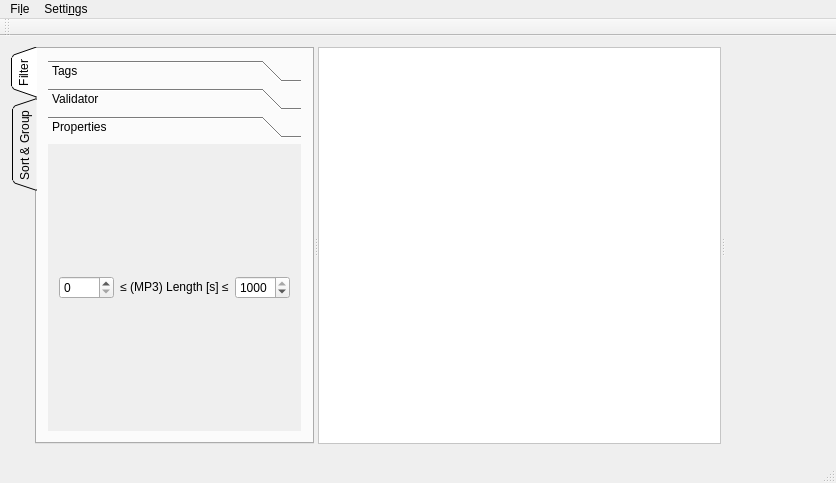
<?xml version="1.0" encoding="UTF-8"?>
<ui version="4.0">
 <class>MainWindow</class>
 <widget class="QMainWindow" name="MainWindow">
  <property name="geometry">
   <rect>
    <x>0</x>
    <y>0</y>
    <width>836</width>
    <height>483</height>
   </rect>
  </property>
  <property name="windowTitle">
   <string>MainWindow</string>
  </property>
  <property name="windowOpacity">
   <double>1.000000000000000</double>
  </property>
  <widget class="QWidget" name="centralWidget">
   <layout class="QVBoxLayout" name="verticalLayout_7" stretch="1,0">
    <item>
     <widget class="QSplitter" name="splitter">
      <property name="frameShape">
       <enum>QFrame::NoFrame</enum>
      </property>
      <property name="frameShadow">
       <enum>QFrame::Plain</enum>
      </property>
      <property name="orientation">
       <enum>Qt::Horizontal</enum>
      </property>
      <property name="handleWidth">
       <number>4</number>
      </property>
      <widget class="QTabWidget" name="sortTab">
       <property name="sizePolicy">
        <sizepolicy hsizetype="MinimumExpanding" vsizetype="MinimumExpanding">
         <horstretch>0</horstretch>
         <verstretch>0</verstretch>
        </sizepolicy>
       </property>
       <property name="tabPosition">
        <enum>QTabWidget::West</enum>
       </property>
       <property name="tabShape">
        <enum>QTabWidget::Triangular</enum>
       </property>
       <property name="currentIndex">
        <number>0</number>
       </property>
       <widget class="QWidget" name="filter">
        <attribute name="title">
         <string>Filter</string>
        </attribute>
        <layout class="QVBoxLayout" name="verticalLayout">
         <item>
          <widget class="QToolBox" name="toolBox">
           <property name="sizePolicy">
            <sizepolicy hsizetype="MinimumExpanding" vsizetype="Preferred">
             <horstretch>0</horstretch>
             <verstretch>0</verstretch>
            </sizepolicy>
           </property>
           <property name="currentIndex">
            <number>2</number>
           </property>
           <widget class="QWidget" name="tagsFilter">
            <property name="geometry">
             <rect>
              <x>0</x>
              <y>0</y>
              <width>282</width>
              <height>220</height>
             </rect>
            </property>
            <property name="sizePolicy">
             <sizepolicy hsizetype="MinimumExpanding" vsizetype="MinimumExpanding">
              <horstretch>0</horstretch>
              <verstretch>0</verstretch>
             </sizepolicy>
            </property>
            <attribute name="label">
             <string>Tags</string>
            </attribute>
            <layout class="QVBoxLayout" name="verticalLayout_3">
             <item>
              <layout class="QFormLayout" name="formLayout">
               <item row="0" column="0">
                <widget class="QLabel" name="label">
                 <property name="text">
                  <string>Title</string>
                 </property>
                </widget>
               </item>
               <item row="0" column="1">
                <widget class="QLineEdit" name="titleFilter">
                 <property name="sizePolicy">
                  <sizepolicy hsizetype="MinimumExpanding" vsizetype="Fixed">
                   <horstretch>0</horstretch>
                   <verstretch>0</verstretch>
                  </sizepolicy>
                 </property>
                </widget>
               </item>
               <item row="1" column="0">
                <widget class="QLabel" name="label_2">
                 <property name="text">
                  <string>Artist</string>
                 </property>
                </widget>
               </item>
               <item row="1" column="1">
                <widget class="QLineEdit" name="artistFilter">
                 <property name="sizePolicy">
                  <sizepolicy hsizetype="MinimumExpanding" vsizetype="Expanding">
                   <horstretch>0</horstretch>
                   <verstretch>0</verstretch>
                  </sizepolicy>
                 </property>
                </widget>
               </item>
              </layout>
             </item>
             <item>
              <layout class="QHBoxLayout" name="horizontalLayout">
               <item>
                <widget class="QSpinBox" name="minGap">
                 <property name="maximum">
                  <number>1000000</number>
                 </property>
                </widget>
               </item>
               <item>
                <widget class="QLabel" name="label_3">
                 <property name="text">
                  <string>&lt;html&gt;&lt;head/&gt;&lt;body&gt;&lt;p align=&quot;center&quot;&gt;≤ GAP [ms] ≤&lt;/p&gt;&lt;/body&gt;&lt;/html&gt;</string>
                 </property>
                </widget>
               </item>
               <item>
                <widget class="QSpinBox" name="maxGap">
                 <property name="maximum">
                  <number>1000000</number>
                 </property>
                 <property name="value">
                  <number>1000000</number>
                 </property>
                </widget>
               </item>
              </layout>
             </item>
             <item>
              <layout class="QHBoxLayout" name="horizontalLayout_2">
               <item>
                <widget class="QSpinBox" name="minBPM">
                 <property name="maximum">
                  <number>1000</number>
                 </property>
                </widget>
               </item>
               <item>
                <widget class="QLabel" name="label_4">
                 <property name="text">
                  <string>&lt;html&gt;&lt;head/&gt;&lt;body&gt;&lt;center&gt;&lt;p&gt;≤ BPM &amp;le;&lt;/p&gt;&lt;/center&gt;&lt;/body&gt;&lt;/html&gt;</string>
                 </property>
                </widget>
               </item>
               <item>
                <widget class="QSpinBox" name="maxBPM">
                 <property name="maximum">
                  <number>1000</number>
                 </property>
                 <property name="value">
                  <number>1000</number>
                 </property>
                </widget>
               </item>
              </layout>
             </item>
             <item>
              <widget class="QCheckBox" name="hasVideo">
               <property name="text">
                <string>Has Video</string>
               </property>
               <property name="tristate">
                <bool>true</bool>
               </property>
              </widget>
             </item>
             <item>
              <widget class="QCheckBox" name="hasBackground">
               <property name="text">
                <string>Has Background</string>
               </property>
               <property name="tristate">
                <bool>true</bool>
               </property>
              </widget>
             </item>
            </layout>
           </widget>
           <widget class="QWidget" name="validatorFilter">
            <property name="geometry">
             <rect>
              <x>0</x>
              <y>0</y>
              <width>258</width>
              <height>286</height>
             </rect>
            </property>
            <attribute name="label">
             <string>Validator</string>
            </attribute>
            <layout class="QVBoxLayout" name="verticalLayout_2">
             <item>
              <widget class="QCheckBox" name="missingSongtextFile">
               <property name="text">
                <string>Missing Songtext</string>
               </property>
               <property name="tristate">
                <bool>true</bool>
               </property>
              </widget>
             </item>
             <item>
              <widget class="QCheckBox" name="missingMandatoryTags">
               <property name="text">
                <string>Missing Mandatory Tags</string>
               </property>
               <property name="tristate">
                <bool>true</bool>
               </property>
              </widget>
             </item>
             <item>
              <widget class="QCheckBox" name="hasUnknownTags">
               <property name="text">
                <string>Unknown Tags</string>
               </property>
               <property name="tristate">
                <bool>true</bool>
               </property>
              </widget>
             </item>
             <item>
              <widget class="QCheckBox" name="missingMP3File">
               <property name="text">
                <string>Missing MP3</string>
               </property>
               <property name="tristate">
                <bool>true</bool>
               </property>
              </widget>
             </item>
             <item>
              <widget class="QCheckBox" name="missingCoverFile">
               <property name="text">
                <string>Missing Cover</string>
               </property>
               <property name="tristate">
                <bool>true</bool>
               </property>
              </widget>
             </item>
             <item>
              <widget class="QCheckBox" name="missingVideoFile">
               <property name="text">
                <string>Missing Video</string>
               </property>
               <property name="tristate">
                <bool>true</bool>
               </property>
              </widget>
             </item>
             <item>
              <widget class="QCheckBox" name="missingBackgroundFile">
               <property name="text">
                <string>Missing Background</string>
               </property>
               <property name="tristate">
                <bool>true</bool>
               </property>
              </widget>
             </item>
             <item>
              <widget class="QCheckBox" name="startsAt0">
               <property name="text">
                <string>Song does not start at 0</string>
               </property>
               <property name="tristate">
                <bool>true</bool>
               </property>
              </widget>
             </item>
             <item>
              <widget class="QCheckBox" name="wellFormed">
               <property name="text">
                <string>Is Well Formed</string>
               </property>
               <property name="tristate">
                <bool>true</bool>
               </property>
              </widget>
             </item>
             <item>
              <widget class="QCheckBox" name="isValid">
               <property name="text">
                <string>Is Valid</string>
               </property>
               <property name="tristate">
                <bool>true</bool>
               </property>
              </widget>
             </item>
            </layout>
           </widget>
           <widget class="QWidget" name="propertiesFilter">
            <property name="geometry">
             <rect>
              <x>0</x>
              <y>0</y>
              <width>281</width>
              <height>262</height>
             </rect>
            </property>
            <attribute name="label">
             <string>Properties</string>
            </attribute>
            <layout class="QVBoxLayout" name="verticalLayout_4">
             <item>
              <layout class="QHBoxLayout" name="horizontalLayout_3">
               <item>
                <widget class="QSpinBox" name="minLen">
                 <property name="maximum">
                  <number>1000</number>
                 </property>
                </widget>
               </item>
               <item>
                <widget class="QLabel" name="label_5">
                 <property name="text">
                  <string>&lt;html&gt;&lt;head/&gt;&lt;body&gt;&lt;p align=&quot;center&quot;&gt;≤ (MP3) Length [s] ≤&lt;/p&gt;&lt;/body&gt;&lt;/html&gt;</string>
                 </property>
                </widget>
               </item>
               <item>
                <widget class="QSpinBox" name="maxLen">
                 <property name="maximum">
                  <number>1000</number>
                 </property>
                 <property name="value">
                  <number>1000</number>
                 </property>
                </widget>
               </item>
              </layout>
             </item>
            </layout>
           </widget>
          </widget>
         </item>
        </layout>
       </widget>
       <widget class="QWidget" name="tab_2">
        <attribute name="title">
         <string>Sort &amp;&amp; Group</string>
        </attribute>
        <layout class="QVBoxLayout" name="verticalLayout_5">
         <item>
          <widget class="QGroupBox" name="sortList">
           <property name="title">
            <string>Sort by</string>
           </property>
           <property name="flat">
            <bool>true</bool>
           </property>
           <property name="checkable">
            <bool>true</bool>
           </property>
           <layout class="QVBoxLayout" name="verticalLayout_6">
            <item>
             <widget class="QCheckBox" name="reverseSort">
              <property name="text">
               <string>Descending</string>
              </property>
             </widget>
            </item>
            <item>
             <widget class="QRadioButton" name="sortTitle">
              <property name="text">
               <string>Title</string>
              </property>
              <property name="checked">
               <bool>true</bool>
              </property>
             </widget>
            </item>
            <item>
             <widget class="QRadioButton" name="sortArtist">
              <property name="text">
               <string>Artist</string>
              </property>
              <property name="checked">
               <bool>false</bool>
              </property>
             </widget>
            </item>
           </layout>
          </widget>
         </item>
         <item>
          <widget class="QGroupBox" name="groupList">
           <property name="title">
            <string>&amp;Group by</string>
           </property>
           <property name="flat">
            <bool>true</bool>
           </property>
           <property name="checkable">
            <bool>true</bool>
           </property>
           <property name="checked">
            <bool>true</bool>
           </property>
           <layout class="QVBoxLayout" name="verticalLayout_8">
            <item>
             <widget class="QComboBox" name="groupBy"/>
            </item>
           </layout>
          </widget>
         </item>
        </layout>
       </widget>
      </widget>
      <widget class="QScrollArea" name="songScroller">
       <property name="sizePolicy">
        <sizepolicy hsizetype="Expanding" vsizetype="Expanding">
         <horstretch>1</horstretch>
         <verstretch>0</verstretch>
        </sizepolicy>
       </property>
       <property name="styleSheet">
        <string notr="true">background-color: palette(light)</string>
       </property>
       <property name="widgetResizable">
        <bool>true</bool>
       </property>
       <widget class="QWidget" name="songList">
        <property name="geometry">
         <rect>
          <x>0</x>
          <y>0</y>
          <width>387</width>
          <height>394</height>
         </rect>
        </property>
        <property name="sizePolicy">
         <sizepolicy hsizetype="Expanding" vsizetype="Expanding">
          <horstretch>0</horstretch>
          <verstretch>0</verstretch>
         </sizepolicy>
        </property>
       </widget>
      </widget>
      <widget class="SongInfo" name="songDetails" native="true">
       <property name="sizePolicy">
        <sizepolicy hsizetype="Preferred" vsizetype="Preferred">
         <horstretch>0</horstretch>
         <verstretch>0</verstretch>
        </sizepolicy>
       </property>
      </widget>
     </widget>
    </item>
    <item>
     <widget class="AudioPlayer" name="musicPlayer" native="true">
      <property name="sizePolicy">
       <sizepolicy hsizetype="Preferred" vsizetype="Minimum">
        <horstretch>0</horstretch>
        <verstretch>0</verstretch>
       </sizepolicy>
      </property>
     </widget>
    </item>
   </layout>
  </widget>
  <widget class="QMenuBar" name="menuBar">
   <property name="geometry">
    <rect>
     <x>0</x>
     <y>0</y>
     <width>836</width>
     <height>30</height>
    </rect>
   </property>
   <widget class="QMenu" name="menuFIle">
    <property name="title">
     <string>Fi&amp;le</string>
    </property>
    <addaction name="separator"/>
    <addaction name="actionQuit"/>
   </widget>
   <widget class="QMenu" name="menuSettings">
    <property name="title">
     <string>Setti&amp;ngs</string>
    </property>
    <addaction name="actionSources"/>
    <addaction name="actionMidi_Output"/>
   </widget>
   <addaction name="menuFIle"/>
   <addaction name="menuSettings"/>
  </widget>
  <widget class="QToolBar" name="mainToolBar">
   <attribute name="toolBarArea">
    <enum>TopToolBarArea</enum>
   </attribute>
   <attribute name="toolBarBreak">
    <bool>false</bool>
   </attribute>
  </widget>
  <widget class="QStatusBar" name="statusBar"/>
  <action name="actionQuit">
   <property name="icon">
    <iconset theme="application-exit">
     <normaloff>.</normaloff>.</iconset>
   </property>
   <property name="text">
    <string>&amp;Quit</string>
   </property>
   <property name="shortcut">
    <string>Ctrl+Q</string>
   </property>
  </action>
  <action name="actionSources">
   <property name="icon">
    <iconset theme="folder">
     <normaloff>.</normaloff>.</iconset>
   </property>
   <property name="text">
    <string>&amp;Songdirs ...</string>
   </property>
   <property name="shortcut">
    <string>Ctrl+O</string>
   </property>
  </action>
  <action name="actionMidi_Output">
   <property name="text">
    <string>&amp;Midi Output ...</string>
   </property>
  </action>
 </widget>
 <layoutdefault spacing="6" margin="11"/>
 <customwidgets>
  <customwidget>
   <class>SongInfo</class>
   <extends>QWidget</extends>
   <header>songinfo.h</header>
   <container>1</container>
   <slots>
    <signal>seek(quint64)</signal>
    <signal>play()</signal>
    <signal>pause()</signal>
    <slot>selectionChanged()</slot>
    <slot>seekTo(quint64)</slot>
    <slot>startPlayback()</slot>
    <slot>pausePlayback()</slot>
   </slots>
  </customwidget>
  <customwidget>
   <class>AudioPlayer</class>
   <extends>QWidget</extends>
   <header>audioplayer.h</header>
   <container>1</container>
   <slots>
    <signal>seeking(quint64)</signal>
    <signal>started()</signal>
    <signal>paused()</signal>
    <slot>seek(quint64)</slot>
    <slot>play()</slot>
    <slot>pause()</slot>
   </slots>
  </customwidget>
 </customwidgets>
 <resources/>
 <connections>
  <connection>
   <sender>actionQuit</sender>
   <signal>triggered()</signal>
   <receiver>MainWindow</receiver>
   <slot>close()</slot>
   <hints>
    <hint type="sourcelabel">
     <x>-1</x>
     <y>-1</y>
    </hint>
    <hint type="destinationlabel">
     <x>340</x>
     <y>241</y>
    </hint>
   </hints>
  </connection>
  <connection>
   <sender>missingSongtextFile</sender>
   <signal>stateChanged(int)</signal>
   <receiver>MainWindow</receiver>
   <slot>filterList()</slot>
   <hints>
    <hint type="sourcelabel">
     <x>178</x>
     <y>84</y>
    </hint>
    <hint type="destinationlabel">
     <x>342</x>
     <y>119</y>
    </hint>
   </hints>
  </connection>
  <connection>
   <sender>missingMandatoryTags</sender>
   <signal>stateChanged(int)</signal>
   <receiver>MainWindow</receiver>
   <slot>filterList()</slot>
   <hints>
    <hint type="sourcelabel">
     <x>232</x>
     <y>110</y>
    </hint>
    <hint type="destinationlabel">
     <x>342</x>
     <y>152</y>
    </hint>
   </hints>
  </connection>
  <connection>
   <sender>hasUnknownTags</sender>
   <signal>stateChanged(int)</signal>
   <receiver>MainWindow</receiver>
   <slot>filterList()</slot>
   <hints>
    <hint type="sourcelabel">
     <x>232</x>
     <y>136</y>
    </hint>
    <hint type="destinationlabel">
     <x>342</x>
     <y>186</y>
    </hint>
   </hints>
  </connection>
  <connection>
   <sender>missingMP3File</sender>
   <signal>stateChanged(int)</signal>
   <receiver>MainWindow</receiver>
   <slot>filterList()</slot>
   <hints>
    <hint type="sourcelabel">
     <x>232</x>
     <y>162</y>
    </hint>
    <hint type="destinationlabel">
     <x>341</x>
     <y>217</y>
    </hint>
   </hints>
  </connection>
  <connection>
   <sender>missingCoverFile</sender>
   <signal>stateChanged(int)</signal>
   <receiver>MainWindow</receiver>
   <slot>filterList()</slot>
   <hints>
    <hint type="sourcelabel">
     <x>232</x>
     <y>188</y>
    </hint>
    <hint type="destinationlabel">
     <x>340</x>
     <y>248</y>
    </hint>
   </hints>
  </connection>
  <connection>
   <sender>missingVideoFile</sender>
   <signal>stateChanged(int)</signal>
   <receiver>MainWindow</receiver>
   <slot>filterList()</slot>
   <hints>
    <hint type="sourcelabel">
     <x>232</x>
     <y>214</y>
    </hint>
    <hint type="destinationlabel">
     <x>341</x>
     <y>279</y>
    </hint>
   </hints>
  </connection>
  <connection>
   <sender>missingBackgroundFile</sender>
   <signal>stateChanged(int)</signal>
   <receiver>MainWindow</receiver>
   <slot>filterList()</slot>
   <hints>
    <hint type="sourcelabel">
     <x>232</x>
     <y>240</y>
    </hint>
    <hint type="destinationlabel">
     <x>342</x>
     <y>310</y>
    </hint>
   </hints>
  </connection>
  <connection>
   <sender>startsAt0</sender>
   <signal>stateChanged(int)</signal>
   <receiver>MainWindow</receiver>
   <slot>filterList()</slot>
   <hints>
    <hint type="sourcelabel">
     <x>232</x>
     <y>266</y>
    </hint>
    <hint type="destinationlabel">
     <x>340</x>
     <y>341</y>
    </hint>
   </hints>
  </connection>
  <connection>
   <sender>wellFormed</sender>
   <signal>stateChanged(int)</signal>
   <receiver>MainWindow</receiver>
   <slot>filterList()</slot>
   <hints>
    <hint type="sourcelabel">
     <x>232</x>
     <y>292</y>
    </hint>
    <hint type="destinationlabel">
     <x>341</x>
     <y>372</y>
    </hint>
   </hints>
  </connection>
  <connection>
   <sender>isValid</sender>
   <signal>stateChanged(int)</signal>
   <receiver>MainWindow</receiver>
   <slot>filterList()</slot>
   <hints>
    <hint type="sourcelabel">
     <x>232</x>
     <y>318</y>
    </hint>
    <hint type="destinationlabel">
     <x>341</x>
     <y>403</y>
    </hint>
   </hints>
  </connection>
  <connection>
   <sender>titleFilter</sender>
   <signal>textChanged(QString)</signal>
   <receiver>MainWindow</receiver>
   <slot>filterList()</slot>
   <hints>
    <hint type="sourcelabel">
     <x>133</x>
     <y>86</y>
    </hint>
    <hint type="destinationlabel">
     <x>325</x>
     <y>94</y>
    </hint>
   </hints>
  </connection>
  <connection>
   <sender>artistFilter</sender>
   <signal>textChanged(QString)</signal>
   <receiver>MainWindow</receiver>
   <slot>filterList()</slot>
   <hints>
    <hint type="sourcelabel">
     <x>298</x>
     <y>111</y>
    </hint>
    <hint type="destinationlabel">
     <x>327</x>
     <y>124</y>
    </hint>
   </hints>
  </connection>
  <connection>
   <sender>minGap</sender>
   <signal>valueChanged(int)</signal>
   <receiver>MainWindow</receiver>
   <slot>filterList()</slot>
   <hints>
    <hint type="sourcelabel">
     <x>141</x>
     <y>146</y>
    </hint>
    <hint type="destinationlabel">
     <x>327</x>
     <y>164</y>
    </hint>
   </hints>
  </connection>
  <connection>
   <sender>maxGap</sender>
   <signal>valueChanged(QString)</signal>
   <receiver>MainWindow</receiver>
   <slot>filterList()</slot>
   <hints>
    <hint type="sourcelabel">
     <x>326</x>
     <y>146</y>
    </hint>
    <hint type="destinationlabel">
     <x>327</x>
     <y>208</y>
    </hint>
   </hints>
  </connection>
  <connection>
   <sender>minBPM</sender>
   <signal>valueChanged(int)</signal>
   <receiver>MainWindow</receiver>
   <slot>filterList()</slot>
   <hints>
    <hint type="sourcelabel">
     <x>140</x>
     <y>177</y>
    </hint>
    <hint type="destinationlabel">
     <x>328</x>
     <y>255</y>
    </hint>
   </hints>
  </connection>
  <connection>
   <sender>maxBPM</sender>
   <signal>valueChanged(int)</signal>
   <receiver>MainWindow</receiver>
   <slot>filterList()</slot>
   <hints>
    <hint type="sourcelabel">
     <x>326</x>
     <y>177</y>
    </hint>
    <hint type="destinationlabel">
     <x>326</x>
     <y>294</y>
    </hint>
   </hints>
  </connection>
  <connection>
   <sender>hasVideo</sender>
   <signal>stateChanged(int)</signal>
   <receiver>MainWindow</receiver>
   <slot>filterList()</slot>
   <hints>
    <hint type="sourcelabel">
     <x>97</x>
     <y>204</y>
    </hint>
    <hint type="destinationlabel">
     <x>327</x>
     <y>353</y>
    </hint>
   </hints>
  </connection>
  <connection>
   <sender>hasBackground</sender>
   <signal>clicked()</signal>
   <receiver>MainWindow</receiver>
   <slot>filterList()</slot>
   <hints>
    <hint type="sourcelabel">
     <x>217</x>
     <y>230</y>
    </hint>
    <hint type="destinationlabel">
     <x>328</x>
     <y>392</y>
    </hint>
   </hints>
  </connection>
  <connection>
   <sender>sortTitle</sender>
   <signal>toggled(bool)</signal>
   <receiver>MainWindow</receiver>
   <slot>resortList()</slot>
   <hints>
    <hint type="sourcelabel">
     <x>226</x>
     <y>159</y>
    </hint>
    <hint type="destinationlabel">
     <x>326</x>
     <y>70</y>
    </hint>
   </hints>
  </connection>
  <connection>
   <sender>sortArtist</sender>
   <signal>toggled(bool)</signal>
   <receiver>MainWindow</receiver>
   <slot>resortList()</slot>
   <hints>
    <hint type="sourcelabel">
     <x>223</x>
     <y>207</y>
    </hint>
    <hint type="destinationlabel">
     <x>327</x>
     <y>198</y>
    </hint>
   </hints>
  </connection>
  <connection>
   <sender>reverseSort</sender>
   <signal>toggled(bool)</signal>
   <receiver>MainWindow</receiver>
   <slot>resortList()</slot>
   <hints>
    <hint type="sourcelabel">
     <x>226</x>
     <y>105</y>
    </hint>
    <hint type="destinationlabel">
     <x>326</x>
     <y>33</y>
    </hint>
   </hints>
  </connection>
  <connection>
   <sender>groupList</sender>
   <signal>toggled(bool)</signal>
   <receiver>MainWindow</receiver>
   <slot>regroupList()</slot>
   <hints>
    <hint type="sourcelabel">
     <x>105</x>
     <y>255</y>
    </hint>
    <hint type="destinationlabel">
     <x>324</x>
     <y>238</y>
    </hint>
   </hints>
  </connection>
  <connection>
   <sender>sortList</sender>
   <signal>toggled(bool)</signal>
   <receiver>MainWindow</receiver>
   <slot>resortList()</slot>
   <hints>
    <hint type="sourcelabel">
     <x>115</x>
     <y>88</y>
    </hint>
    <hint type="destinationlabel">
     <x>428</x>
     <y>27</y>
    </hint>
   </hints>
  </connection>
  <connection>
   <sender>groupBy</sender>
   <signal>currentIndexChanged(int)</signal>
   <receiver>MainWindow</receiver>
   <slot>regroupList()</slot>
   <hints>
    <hint type="sourcelabel">
     <x>86</x>
     <y>338</y>
    </hint>
    <hint type="destinationlabel">
     <x>8</x>
     <y>363</y>
    </hint>
   </hints>
  </connection>
 </connections>
 <slots>
  <slot>refreshList()</slot>
  <slot>resortList()</slot>
  <slot>filterList()</slot>
  <slot>regroupList()</slot>
 </slots>
</ui>
